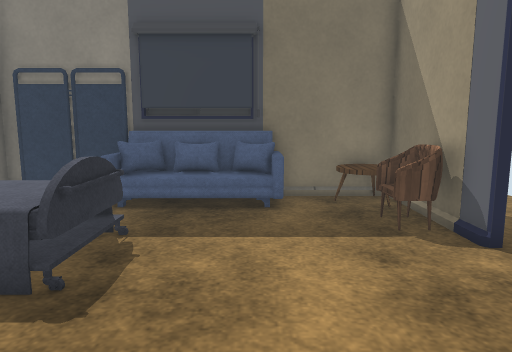
[1] (above)

15 first-person views from a walk through a Unity game level. The camera is 1.2 m above the floor, tilts 8° down and sees 70° across. Doors are open. The floor is counted in squares, 0.5 m on a side. Each view is taken from the middle of a square. On the plan, view 1 faces up. The plan holds only what a view shows up to about 20 squares ahead; the rest is blank. Some surface patterns are stand-ins.

[2]
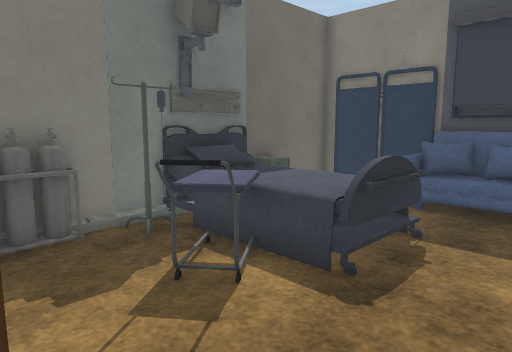

[3]
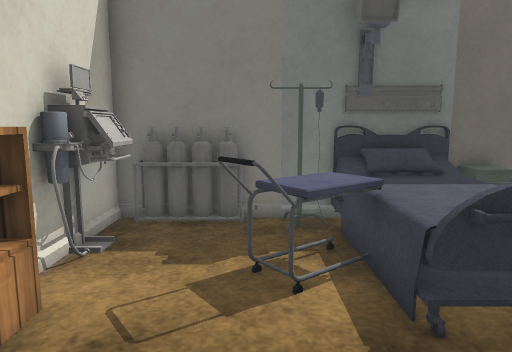

[4]
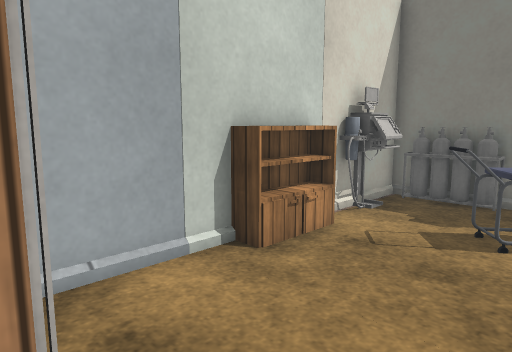

[5]
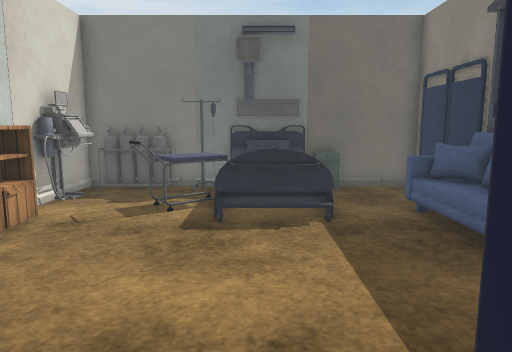

[6]
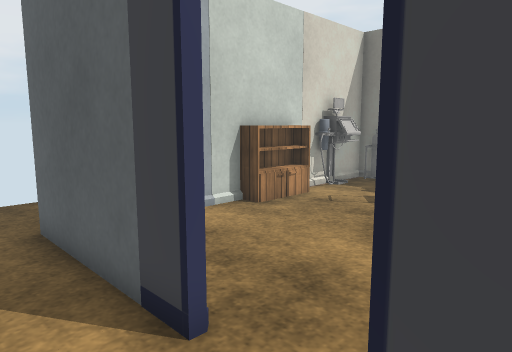

[7]
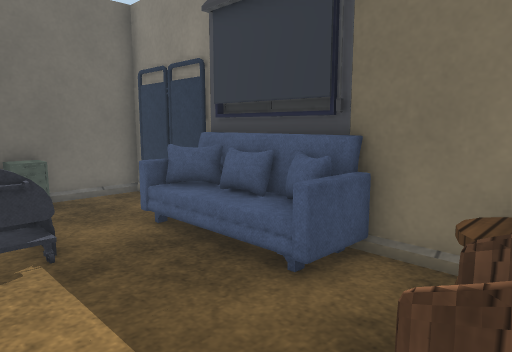

[8]
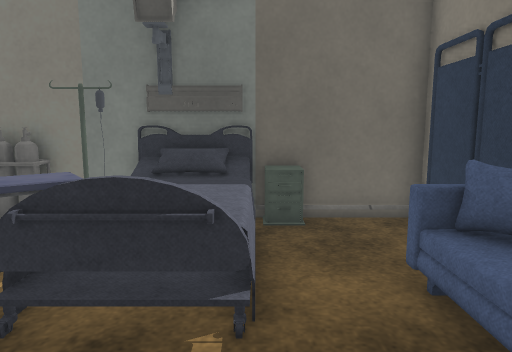

[9]
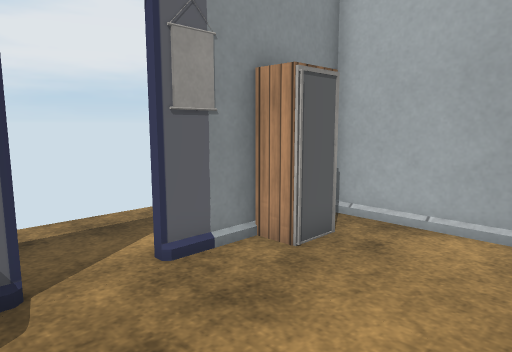

[10]
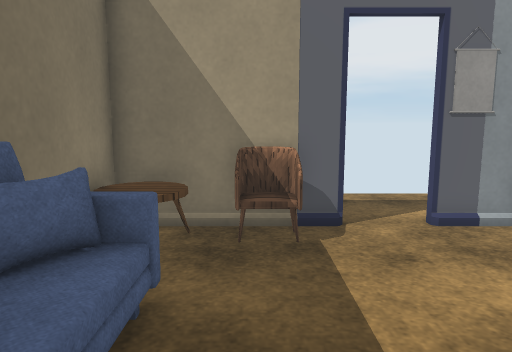

[11]
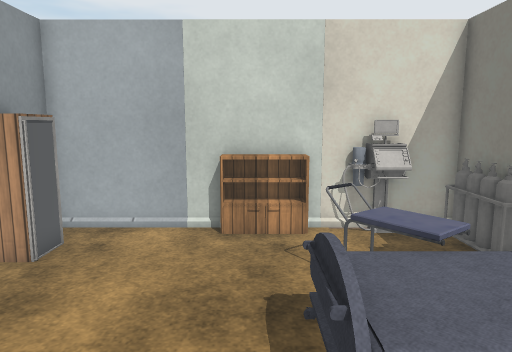

[12]
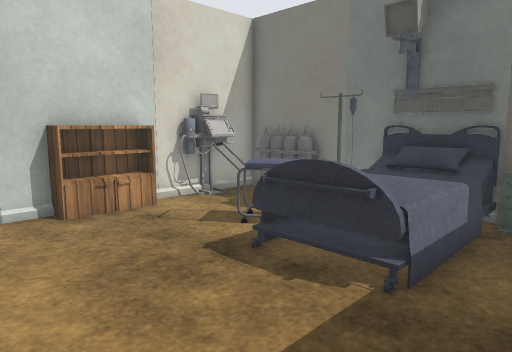

[13]
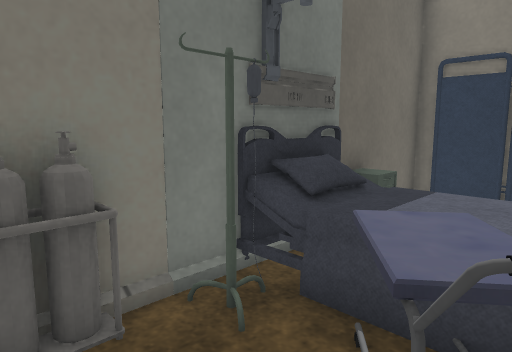

[14]
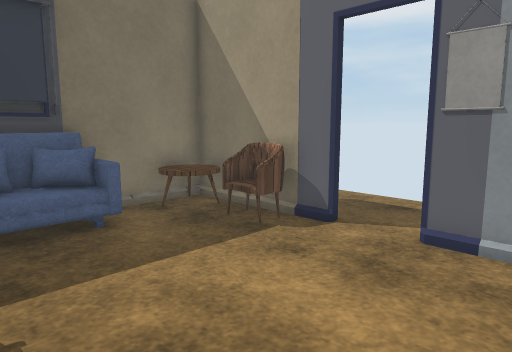

[15]
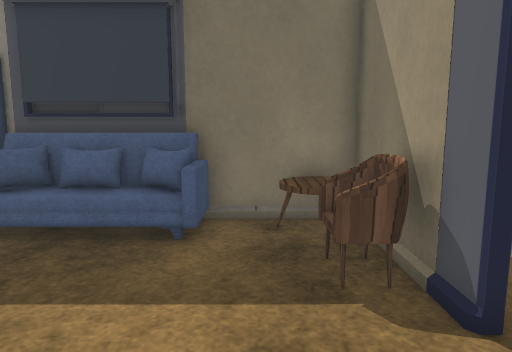

### Floor plan
Key: @ floor where view 1 was taken; # wall or solid block; . main floor; : floor 0.5 m higher than the main floor; D open door; ^ raised ledge; S sofa; C chair; B bed; T table; A cabinet; O other object.
Columns run from 9 left of view 1 to 8 right of it. Each row starts with its distance up from view 1.
 13       ###
 12  ####S####S####
 11 ##...S::::S.OO#
 10 ##...........##
  9 #^ ..........C#...
  8 #BBBBBB......C#...
  7 #BBBBBB......#D...
  6 #BBBBBB.......D...
  5 #BBTTBB.......D...
  4 ###TTT........#...
  3 ##..TT........#...
  2 #^..........###.
  1 #^..........###.
  0 #####AAAA@....#.
 -1 ###############.
 -2               .
 -3              ..
 -4              ..

Where each view was taken, in squares from view 1:
view 1: 0 up, 0 right, facing up
view 2: 0 up, 0 right, facing up-left
view 3: 3 up, 1 right, facing left
view 4: 5 up, 4 right, facing down-left
view 5: 6 up, 6 right, facing left
view 6: 8 up, 7 right, facing down-left
view 7: 6 up, 4 right, facing up-left
view 8: 8 up, 1 right, facing left
view 9: 8 up, 1 left, facing down-right
view 10: 9 up, 4 left, facing right
view 11: 11 up, 2 left, facing down
view 12: 10 up, 2 right, facing down-left
view 13: 1 up, 4 left, facing up-left
view 14: 2 up, 3 left, facing up-right
view 15: 3 up, 2 right, facing up
